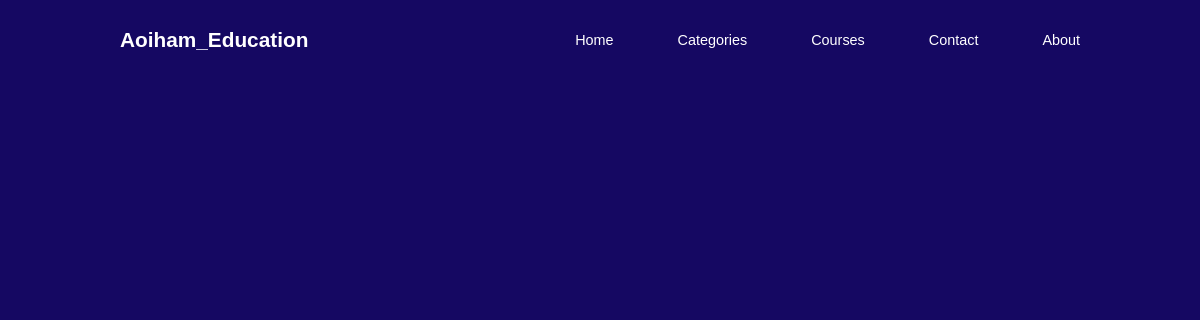
/Education/catogory/, run on an earlier commit of the app's database.
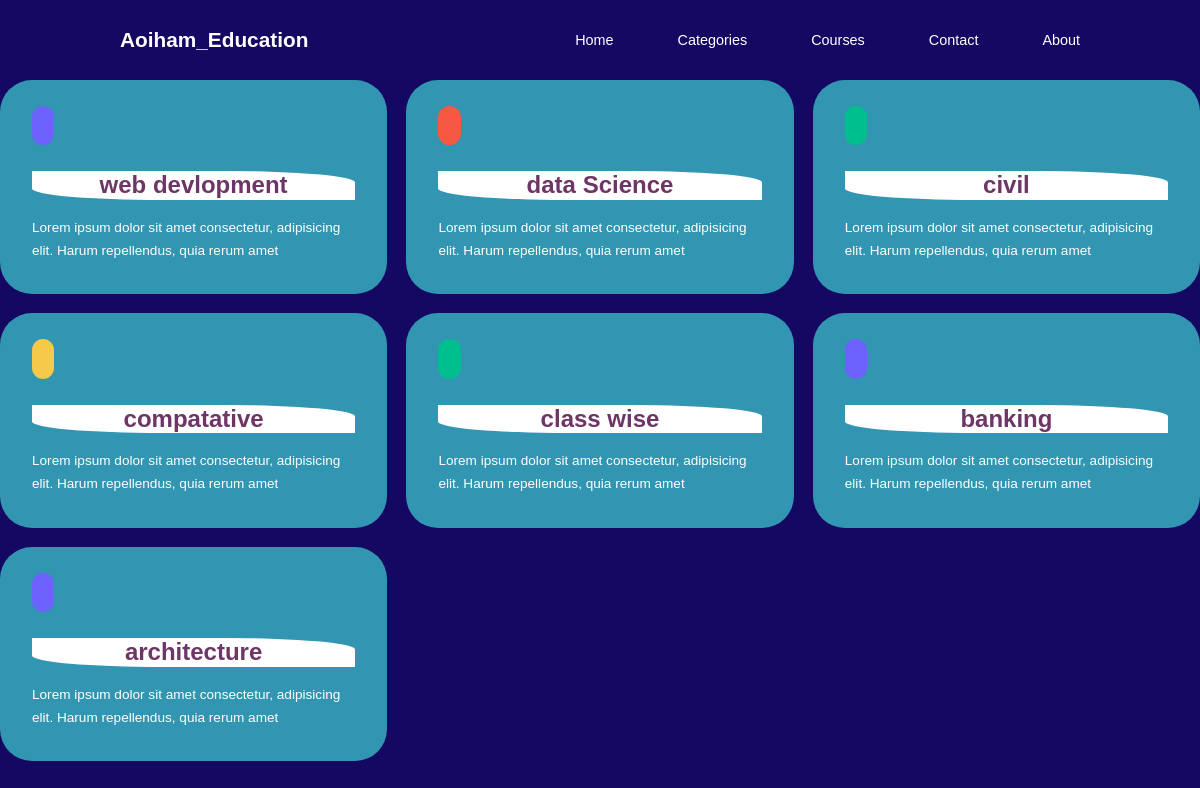
And on a later commit of the database.
### Education/models.py (models this page shows, shortened)
class catagory(models.Model):
    catagory_icon=models.ImageField(upload_to='catagoryicon',blank=True,default=None,null=True)
    catagory_name=models.CharField(max_length=100,default=None,null=True,blank=True)
    catagory_Descriptin=models.CharField(max_length=100,default=None,null=True,blank=True)

### Education/views.py (the view)
# urls.py: path('catogory/',views.catogory,name='education_catogory'),
def catogory(request):
    Catagory=catagory.objects.all()
    context={'cotagory':Catagory}
    return render(request,'education/catagory.html',context)

### Education/templates/education/catagory.html (shortened to what this page needs)
{% extends "education/home.html" %}
{% load static %}
{% block css %}
<link rel="stylesheet" href="{% static 'education/css/catagory.css' %}">
{% endblock css %}
{% block categories %}
<div class="categories__right">
    {% for catogary in cotagory %}
    <article class="category">
        <a href="{% url 'education_catagory_course' catogary.id %}">
            <span class="category__icon"></span>
            <h5>{{catogary.catagory_name}}</h5>
            <p>Lorem ipsum dolor sit amet consectetur, adipisicing elit. Harum repellendus, quia rerum amet</p>
        </a>
    </article>
{% endfor %}
</div>
{% endblock categories %}

What changed in the data, as far as the page shows it:
added catagory: catagory_name "web devlopment"
added catagory: catagory_name "data Science"
added catagory: catagory_name "civil"
added catagory: catagory_name "compatative"
added catagory: catagory_name "class wise"
added catagory: catagory_name "banking"
added catagory: catagory_name "architecture"
